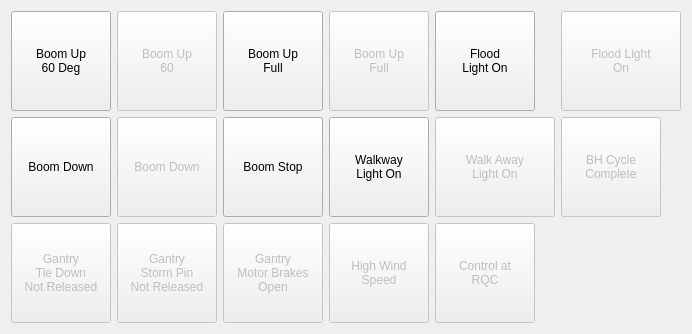
      <widget class="QWidget" name="boomControlPage">
       <layout class="QGridLayout" name="gridLayout_5">
        <item row="0" column="0">
         <widget class="QPushButton" name="boomUpButton">
          <property name="minimumSize">
           <size>
            <width>100</width>
            <height>100</height>
           </size>
          </property>
          <property name="maximumSize">
           <size>
            <width>100</width>
            <height>100</height>
           </size>
          </property>
          <property name="text">
           <string>Boom Up
60 Deg</string>
          </property>
          <property name="checkable">
           <bool>true</bool>
          </property>
         </widget>
        </item>
        <item row="0" column="1">
         <widget class="QToolButton" name="boomUpSixtyIndication">
          <property name="enabled">
           <bool>false</bool>
          </property>
          <property name="minimumSize">
           <size>
            <width>100</width>
            <height>100</height>
           </size>
          </property>
          <property name="text">
           <string>Boom Up
60</string>
          </property>
          <property name="icon">
           <iconset>
            <normaloff>UI/resources/greenlight.png</normaloff>UI/resources/greenlight.png</iconset>
          </property>
          <property name="iconSize">
           <size>
            <width>80</width>
            <height>80</height>
           </size>
          </property>
          <property name="checkable">
           <bool>true</bool>
          </property>
          <property name="toolButtonStyle">
           <enum>Qt::ToolButtonTextUnderIcon</enum>
          </property>
         </widget>
        </item>
        <item row="0" column="2">
         <widget class="QPushButton" name="boomUpFullButton">
          <property name="minimumSize">
           <size>
            <width>100</width>
            <height>100</height>
           </size>
          </property>
          <property name="maximumSize">
           <size>
            <width>100</width>
            <height>100</height>
           </size>
          </property>
          <property name="text">
           <string>Boom Up
Full</string>
          </property>
          <property name="checkable">
           <bool>true</bool>
          </property>
         </widget>
        </item>
        <item row="0" column="3">
         <widget class="QToolButton" name="boomUpFullIndication">
          <property name="enabled">
           <bool>false</bool>
          </property>
          <property name="minimumSize">
           <size>
            <width>100</width>
            <height>100</height>
           </size>
          </property>
          <property name="text">
           <string>Boom Up
Full</string>
          </property>
          <property name="icon">
           <iconset>
            <normaloff>UI/resources/greenlight.png</normaloff>UI/resources/greenlight.png</iconset>
          </property>
          <property name="iconSize">
           <size>
            <width>80</width>
            <height>80</height>
           </size>
          </property>
          <property name="checkable">
           <bool>true</bool>
          </property>
          <property name="toolButtonStyle">
           <enum>Qt::ToolButtonTextUnderIcon</enum>
          </property>
         </widget>
        </item>
        <item row="0" column="4">
         <widget class="QPushButton" name="floodLightButton">
          <property name="minimumSize">
           <size>
            <width>100</width>
            <height>100</height>
           </size>
          </property>
          <property name="maximumSize">
           <size>
            <width>100</width>
            <height>100</height>
           </size>
          </property>
          <property name="text">
           <string>Flood
Light On</string>
          </property>
          <property name="checkable">
           <bool>true</bool>
          </property>
         </widget>
        </item>
        <item row="1" column="0">
         <widget class="QPushButton" name="boomDownButton">
          <property name="minimumSize">
           <size>
            <width>100</width>
            <height>100</height>
           </size>
          </property>
          <property name="maximumSize">
           <size>
            <width>100</width>
            <height>100</height>
           </size>
          </property>
          <property name="text">
           <string>Boom Down</string>
          </property>
          <property name="checkable">
           <bool>true</bool>
          </property>
         </widget>
        </item>
        <item row="1" column="1">
         <widget class="QToolButton" name="boomDownIndication">
          <property name="enabled">
           <bool>false</bool>
          </property>
          <property name="minimumSize">
           <size>
            <width>100</width>
            <height>100</height>
           </size>
          </property>
          <property name="text">
           <string>Boom Down</string>
          </property>
          <property name="icon">
           <iconset>
            <normaloff>UI/resources/greenlight.png</normaloff>UI/resources/greenlight.png</iconset>
          </property>
          <property name="iconSize">
           <size>
            <width>80</width>
            <height>80</height>
           </size>
          </property>
          <property name="checkable">
           <bool>true</bool>
          </property>
          <property name="toolButtonStyle">
           <enum>Qt::ToolButtonTextUnderIcon</enum>
          </property>
         </widget>
        </item>
        <item row="1" column="2">
         <widget class="QPushButton" name="boomStopButton">
          <property name="minimumSize">
           <size>
            <width>100</width>
            <height>100</height>
           </size>
          </property>
          <property name="maximumSize">
           <size>
            <width>100</width>
            <height>100</height>
           </size>
          </property>
          <property name="text">
           <string>Boom Stop</string>
          </property>
          <property name="checkable">
           <bool>true</bool>
          </property>
         </widget>
        </item>
        <item row="1" column="5">
         <widget class="QToolButton" name="bhCycleCompleteIndicator">
          <property name="enabled">
           <bool>false</bool>
          </property>
          <property name="minimumSize">
           <size>
            <width>100</width>
            <height>100</height>
           </size>
          </property>
          <property name="text">
           <string>BH Cycle
Complete</string>
          </property>
          <property name="icon">
           <iconset>
            <normaloff>UI/resources/greenlight.png</normaloff>UI/resources/greenlight.png</iconset>
          </property>
          <property name="iconSize">
           <size>
            <width>80</width>
            <height>80</height>
           </size>
          </property>
          <property name="checkable">
           <bool>true</bool>
          </property>
          <property name="toolButtonStyle">
           <enum>Qt::ToolButtonTextUnderIcon</enum>
          </property>
         </widget>
        </item>
        <item row="2" column="0">
         <widget class="QToolButton" name="gantryTieDown">
          <property name="enabled">
           <bool>false</bool>
          </property>
          <property name="minimumSize">
           <size>
            <width>100</width>
            <height>100</height>
           </size>
          </property>
          <property name="text">
           <string>Gantry
Tie Down
Not Released</string>
          </property>
          <property name="icon">
           <iconset>
            <normaloff>UI/resources/greenlight.png</normaloff>UI/resources/greenlight.png</iconset>
          </property>
          <property name="iconSize">
           <size>
            <width>80</width>
            <height>80</height>
           </size>
          </property>
          <property name="checkable">
           <bool>true</bool>
          </property>
          <property name="toolButtonStyle">
           <enum>Qt::ToolButtonTextUnderIcon</enum>
          </property>
         </widget>
        </item>
        <item row="0" column="5">
         <widget class="QToolButton" name="floodLightOnIndicator">
          <property name="enabled">
           <bool>false</bool>
          </property>
          <property name="minimumSize">
           <size>
            <width>120</width>
            <height>100</height>
           </size>
          </property>
          <property name="text">
           <string>Flood Light
On</string>
          </property>
          <property name="icon">
           <iconset>
            <normaloff>UI/resources/greenlight.png</normaloff>UI/resources/greenlight.png</iconset>
          </property>
          <property name="iconSize">
           <size>
            <width>80</width>
            <height>80</height>
           </size>
          </property>
          <property name="checkable">
           <bool>true</bool>
          </property>
          <property name="toolButtonStyle">
           <enum>Qt::ToolButtonTextUnderIcon</enum>
          </property>
         </widget>
        </item>
        <item row="1" column="3">
         <widget class="QPushButton" name="walkwayLightButton">
          <property name="minimumSize">
           <size>
            <width>100</width>
            <height>100</height>
           </size>
          </property>
          <property name="maximumSize">
           <size>
            <width>100</width>
            <height>100</height>
           </size>
          </property>
          <property name="text">
           <string>Walkway
Light On</string>
          </property>
          <property name="checkable">
           <bool>true</bool>
          </property>
         </widget>
        </item>
        <item row="1" column="4">
         <widget class="QToolButton" name="walkawayLightOnIndicator">
          <property name="enabled">
           <bool>false</bool>
          </property>
          <property name="minimumSize">
           <size>
            <width>120</width>
            <height>100</height>
           </size>
          </property>
          <property name="text">
           <string>Walk Away
Light On</string>
          </property>
          <property name="icon">
           <iconset>
            <normaloff>UI/resources/greenlight.png</normaloff>UI/resources/greenlight.png</iconset>
          </property>
          <property name="iconSize">
           <size>
            <width>80</width>
            <height>80</height>
           </size>
          </property>
          <property name="checkable">
           <bool>true</bool>
          </property>
          <property name="toolButtonStyle">
           <enum>Qt::ToolButtonTextUnderIcon</enum>
          </property>
         </widget>
        </item>
        <item row="2" column="1">
         <widget class="QToolButton" name="gantryStormPin">
          <property name="enabled">
           <bool>false</bool>
          </property>
          <property name="minimumSize">
           <size>
            <width>100</width>
            <height>100</height>
           </size>
          </property>
          <property name="text">
           <string>Gantry
Storm Pin
Not Released</string>
          </property>
          <property name="icon">
           <iconset>
            <normaloff>UI/resources/greenlight.png</normaloff>UI/resources/greenlight.png</iconset>
          </property>
          <property name="iconSize">
           <size>
            <width>80</width>
            <height>80</height>
           </size>
          </property>
          <property name="checkable">
           <bool>true</bool>
          </property>
          <property name="toolButtonStyle">
           <enum>Qt::ToolButtonTextUnderIcon</enum>
          </property>
         </widget>
        </item>
        <item row="2" column="2">
         <widget class="QToolButton" name="gantryMotorBrakes">
          <property name="enabled">
           <bool>false</bool>
          </property>
          <property name="minimumSize">
           <size>
            <width>100</width>
            <height>100</height>
           </size>
          </property>
          <property name="text">
           <string>Gantry
Motor Brakes
Open</string>
          </property>
          <property name="icon">
           <iconset>
            <normaloff>UI/resources/greenlight.png</normaloff>UI/resources/greenlight.png</iconset>
          </property>
          <property name="iconSize">
           <size>
            <width>80</width>
            <height>80</height>
           </size>
          </property>
          <property name="checkable">
           <bool>true</bool>
          </property>
          <property name="toolButtonStyle">
           <enum>Qt::ToolButtonTextUnderIcon</enum>
          </property>
         </widget>
        </item>
        <item row="2" column="4">
         <widget class="QToolButton" name="controlAtQRC">
          <property name="enabled">
           <bool>false</bool>
          </property>
          <property name="minimumSize">
           <size>
            <width>100</width>
            <height>100</height>
           </size>
          </property>
          <property name="text">
           <string>Control at
RQC</string>
          </property>
          <property name="icon">
           <iconset>
            <normaloff>UI/resources/greenlight.png</normaloff>UI/resources/greenlight.png</iconset>
          </property>
          <property name="iconSize">
           <size>
            <width>80</width>
            <height>80</height>
           </size>
          </property>
          <property name="checkable">
           <bool>true</bool>
          </property>
          <property name="toolButtonStyle">
           <enum>Qt::ToolButtonTextUnderIcon</enum>
          </property>
         </widget>
        </item>
        <item row="2" column="3">
         <widget class="QToolButton" name="highWindSpeed">
          <property name="enabled">
           <bool>false</bool>
          </property>
          <property name="minimumSize">
           <size>
            <width>100</width>
            <height>100</height>
           </size>
          </property>
          <property name="text">
           <string>High Wind
Speed</string>
          </property>
          <property name="icon">
           <iconset>
            <normaloff>UI/resources/greenlight.png</normaloff>UI/resources/greenlight.png</iconset>
          </property>
          <property name="iconSize">
           <size>
            <width>80</width>
            <height>80</height>
           </size>
          </property>
          <property name="checkable">
           <bool>true</bool>
          </property>
          <property name="toolButtonStyle">
           <enum>Qt::ToolButtonTextUnderIcon</enum>
          </property>
         </widget>
        </item>
       </layout>
      </widget>
